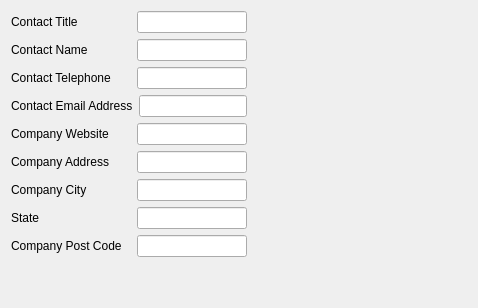
          <widget class="QWidget" name="ContactCompanyTAB">
           <attribute name="title">
            <string>Contact &amp; Company</string>
           </attribute>
           <layout class="QGridLayout" name="gridLayout_7">
            <item row="1" column="0">
             <spacer name="verticalSpacer_9">
              <property name="orientation">
               <enum>Qt::Vertical</enum>
              </property>
              <property name="sizeHint" stdset="0">
               <size>
                <width>20</width>
                <height>40</height>
               </size>
              </property>
             </spacer>
            </item>
            <item row="0" column="0">
             <layout class="QVBoxLayout" name="verticalLayout_25">
              <item>
               <layout class="QHBoxLayout" name="horizontalLayout_39">
                <item>
                 <widget class="QLabel" name="ContactTitleLBL_2">
                  <property name="minimumSize">
                   <size>
                    <width>120</width>
                    <height>0</height>
                   </size>
                  </property>
                  <property name="text">
                   <string>Contact Title</string>
                  </property>
                 </widget>
                </item>
                <item>
                 <widget class="QLineEdit" name="ContactTitleBox_2"/>
                </item>
               </layout>
              </item>
              <item>
               <layout class="QHBoxLayout" name="horizontalLayout_38">
                <item>
                 <widget class="QLabel" name="ContactNameLBL_2">
                  <property name="minimumSize">
                   <size>
                    <width>120</width>
                    <height>0</height>
                   </size>
                  </property>
                  <property name="text">
                   <string>Contact Name</string>
                  </property>
                 </widget>
                </item>
                <item>
                 <widget class="QLineEdit" name="ContactNameBox_2"/>
                </item>
               </layout>
              </item>
              <item>
               <layout class="QHBoxLayout" name="horizontalLayout_37">
                <item>
                 <widget class="QLabel" name="ContactTelephoneLBL">
                  <property name="minimumSize">
                   <size>
                    <width>120</width>
                    <height>0</height>
                   </size>
                  </property>
                  <property name="text">
                   <string>Contact Telephone</string>
                  </property>
                 </widget>
                </item>
                <item>
                 <widget class="QLineEdit" name="ContactTelephoneBox"/>
                </item>
               </layout>
              </item>
              <item>
               <layout class="QHBoxLayout" name="horizontalLayout_36">
                <item>
                 <widget class="QLabel" name="ContactEmailLBL_2">
                  <property name="minimumSize">
                   <size>
                    <width>120</width>
                    <height>0</height>
                   </size>
                  </property>
                  <property name="text">
                   <string>Contact Email Address</string>
                  </property>
                 </widget>
                </item>
                <item>
                 <widget class="QLineEdit" name="ContactEmailBox_2"/>
                </item>
               </layout>
              </item>
              <item>
               <layout class="QHBoxLayout" name="horizontalLayout_35">
                <item>
                 <widget class="QLabel" name="CompWebsiteLBL_2">
                  <property name="minimumSize">
                   <size>
                    <width>120</width>
                    <height>0</height>
                   </size>
                  </property>
                  <property name="text">
                   <string>Company Website</string>
                  </property>
                 </widget>
                </item>
                <item>
                 <widget class="QLineEdit" name="CompWebsiteBox_2"/>
                </item>
               </layout>
              </item>
              <item>
               <layout class="QHBoxLayout" name="horizontalLayout_34">
                <item>
                 <widget class="QLabel" name="CompAddressLBL_2">
                  <property name="minimumSize">
                   <size>
                    <width>120</width>
                    <height>0</height>
                   </size>
                  </property>
                  <property name="text">
                   <string>Company Address</string>
                  </property>
                 </widget>
                </item>
                <item>
                 <widget class="QLineEdit" name="CompAddressBox_2"/>
                </item>
               </layout>
              </item>
              <item>
               <layout class="QHBoxLayout" name="horizontalLayout_33">
                <item>
                 <widget class="QLabel" name="CompCityLBL_2">
                  <property name="minimumSize">
                   <size>
                    <width>120</width>
                    <height>0</height>
                   </size>
                  </property>
                  <property name="text">
                   <string>Company City</string>
                  </property>
                 </widget>
                </item>
                <item>
                 <widget class="QLineEdit" name="CompCityBox_2"/>
                </item>
               </layout>
              </item>
              <item>
               <layout class="QHBoxLayout" name="horizontalLayout_32">
                <item>
                 <widget class="QLabel" name="StateLBL_2">
                  <property name="minimumSize">
                   <size>
                    <width>120</width>
                    <height>0</height>
                   </size>
                  </property>
                  <property name="text">
                   <string>State</string>
                  </property>
                 </widget>
                </item>
                <item>
                 <widget class="QLineEdit" name="StateBox_2"/>
                </item>
               </layout>
              </item>
              <item>
               <layout class="QHBoxLayout" name="horizontalLayout_16">
                <item>
                 <widget class="QLabel" name="CompPostCodeLBL_2">
                  <property name="minimumSize">
                   <size>
                    <width>120</width>
                    <height>0</height>
                   </size>
                  </property>
                  <property name="text">
                   <string>Company Post Code</string>
                  </property>
                 </widget>
                </item>
                <item>
                 <widget class="QLineEdit" name="CompPostCodeBox_2"/>
                </item>
               </layout>
              </item>
             </layout>
            </item>
            <item row="0" column="1">
             <spacer name="horizontalSpacer_13">
              <property name="orientation">
               <enum>Qt::Horizontal</enum>
              </property>
              <property name="sizeType">
               <enum>QSizePolicy::Fixed</enum>
              </property>
              <property name="sizeHint" stdset="0">
               <size>
                <width>220</width>
                <height>20</height>
               </size>
              </property>
             </spacer>
            </item>
           </layout>
          </widget>
